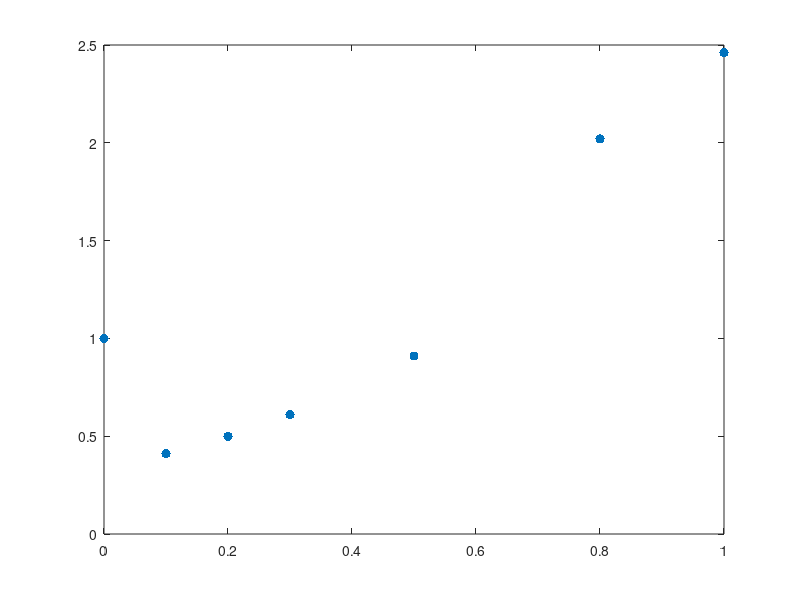

MATLAB code to generate this figure: (Note: this script raises an error after producing the figure.)
x = [0.0, 0.1, 0.2, 0.3, 0.5, 0.8, 1.0];
y = [1.0 0.41, 0.50, 0.61, 0.91, 2.02, 2.46];
x0 = [-0.1:0.01:1.1];

plot(x, y, '.', 'MarkerSize', 20);
hold on;

y0 = polyfitn(x, y, x0, 3);
plot(x0, y0);
hold on;
y0 = polyfitn(x, y, x0, 4);
plot(x0, y0);
hold on;

legend("数据点","三次多项式插值曲线","四次多项式插值曲线");
